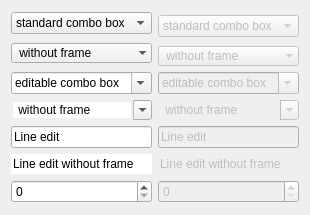
     <widget class="QWidget" name="tab_6">
      <attribute name="title">
       <string>Combos/Spins/Inputs</string>
      </attribute>
      <layout class="QGridLayout" name="gridLayout_9">
       <item row="0" column="1">
        <spacer name="verticalSpacer_10">
         <property name="orientation">
          <enum>Qt::Vertical</enum>
         </property>
         <property name="sizeHint" stdset="0">
          <size>
           <width>20</width>
           <height>0</height>
          </size>
         </property>
        </spacer>
       </item>
       <item row="1" column="0">
        <spacer name="horizontalSpacer_8">
         <property name="orientation">
          <enum>Qt::Horizontal</enum>
         </property>
         <property name="sizeHint" stdset="0">
          <size>
           <width>0</width>
           <height>20</height>
          </size>
         </property>
        </spacer>
       </item>
       <item row="1" column="1">
        <layout class="QGridLayout" name="gridLayout_8">
         <item row="0" column="0">
          <widget class="QComboBox" name="comboBox">
           <item>
            <property name="text">
             <string>standard combo box</string>
            </property>
            <property name="icon">
             <iconset resource="ThemePreviewUIResources.qrc">
              <normaloff>:/Icons/icon1.png</normaloff>:/Icons/icon1.png</iconset>
            </property>
           </item>
           <item>
            <property name="text">
             <string>New Item</string>
            </property>
           </item>
           <item>
            <property name="text">
             <string>New Item</string>
            </property>
           </item>
           <item>
            <property name="text">
             <string>New Item</string>
            </property>
           </item>
           <item>
            <property name="text">
             <string>New Item</string>
            </property>
           </item>
          </widget>
         </item>
         <item row="0" column="1" rowspan="2">
          <widget class="QComboBox" name="comboBox_7">
           <property name="enabled">
            <bool>false</bool>
           </property>
           <item>
            <property name="text">
             <string>standard combo box</string>
            </property>
            <property name="icon">
             <iconset resource="ThemePreviewUIResources.qrc">
              <normaloff>:/Icons/icon1.png</normaloff>:/Icons/icon1.png</iconset>
            </property>
           </item>
           <item>
            <property name="text">
             <string>New Item</string>
            </property>
           </item>
           <item>
            <property name="text">
             <string>New Item</string>
            </property>
           </item>
           <item>
            <property name="text">
             <string>New Item</string>
            </property>
           </item>
           <item>
            <property name="text">
             <string>New Item</string>
            </property>
           </item>
          </widget>
         </item>
         <item row="1" column="0" rowspan="2">
          <widget class="QComboBox" name="comboBox_3">
           <property name="frame">
            <bool>false</bool>
           </property>
           <item>
            <property name="text">
             <string> without frame</string>
            </property>
            <property name="icon">
             <iconset resource="ThemePreviewUIResources.qrc">
              <normaloff>:/Icons/icon1.png</normaloff>:/Icons/icon1.png</iconset>
            </property>
           </item>
           <item>
            <property name="text">
             <string>New Item</string>
            </property>
           </item>
           <item>
            <property name="text">
             <string>New Item</string>
            </property>
           </item>
           <item>
            <property name="text">
             <string>New Item</string>
            </property>
           </item>
           <item>
            <property name="text">
             <string>New Item</string>
            </property>
           </item>
          </widget>
         </item>
         <item row="2" column="1">
          <widget class="QComboBox" name="comboBox_8">
           <property name="enabled">
            <bool>false</bool>
           </property>
           <property name="frame">
            <bool>false</bool>
           </property>
           <item>
            <property name="text">
             <string> without frame</string>
            </property>
            <property name="icon">
             <iconset resource="ThemePreviewUIResources.qrc">
              <normaloff>:/Icons/icon1.png</normaloff>:/Icons/icon1.png</iconset>
            </property>
           </item>
           <item>
            <property name="text">
             <string>New Item</string>
            </property>
           </item>
           <item>
            <property name="text">
             <string>New Item</string>
            </property>
           </item>
           <item>
            <property name="text">
             <string>New Item</string>
            </property>
           </item>
           <item>
            <property name="text">
             <string>New Item</string>
            </property>
           </item>
          </widget>
         </item>
         <item row="3" column="0">
          <widget class="QComboBox" name="comboBox_2">
           <property name="editable">
            <bool>true</bool>
           </property>
           <item>
            <property name="text">
             <string>editable combo box</string>
            </property>
            <property name="icon">
             <iconset resource="ThemePreviewUIResources.qrc">
              <normaloff>:/Icons/icon1.png</normaloff>:/Icons/icon1.png</iconset>
            </property>
           </item>
           <item>
            <property name="text">
             <string>New Item</string>
            </property>
           </item>
           <item>
            <property name="text">
             <string>New Item</string>
            </property>
           </item>
           <item>
            <property name="text">
             <string>New Item</string>
            </property>
           </item>
           <item>
            <property name="text">
             <string>New Item</string>
            </property>
           </item>
          </widget>
         </item>
         <item row="3" column="1">
          <widget class="QComboBox" name="comboBox_5">
           <property name="enabled">
            <bool>false</bool>
           </property>
           <property name="editable">
            <bool>true</bool>
           </property>
           <item>
            <property name="text">
             <string>editable combo box</string>
            </property>
            <property name="icon">
             <iconset resource="ThemePreviewUIResources.qrc">
              <normaloff>:/Icons/icon1.png</normaloff>:/Icons/icon1.png</iconset>
            </property>
           </item>
           <item>
            <property name="text">
             <string>New Item</string>
            </property>
           </item>
           <item>
            <property name="text">
             <string>New Item</string>
            </property>
           </item>
           <item>
            <property name="text">
             <string>New Item</string>
            </property>
           </item>
           <item>
            <property name="text">
             <string>New Item</string>
            </property>
           </item>
          </widget>
         </item>
         <item row="4" column="0">
          <widget class="QComboBox" name="comboBox_4">
           <property name="editable">
            <bool>true</bool>
           </property>
           <property name="frame">
            <bool>false</bool>
           </property>
           <item>
            <property name="text">
             <string> without frame</string>
            </property>
            <property name="icon">
             <iconset resource="ThemePreviewUIResources.qrc">
              <normaloff>:/Icons/icon1.png</normaloff>:/Icons/icon1.png</iconset>
            </property>
           </item>
           <item>
            <property name="text">
             <string>New Item</string>
            </property>
           </item>
           <item>
            <property name="text">
             <string>New Item</string>
            </property>
           </item>
           <item>
            <property name="text">
             <string>New Item</string>
            </property>
           </item>
           <item>
            <property name="text">
             <string>New Item</string>
            </property>
           </item>
          </widget>
         </item>
         <item row="4" column="1">
          <widget class="QComboBox" name="comboBox_6">
           <property name="enabled">
            <bool>false</bool>
           </property>
           <property name="editable">
            <bool>true</bool>
           </property>
           <property name="frame">
            <bool>false</bool>
           </property>
           <item>
            <property name="text">
             <string> without frame</string>
            </property>
            <property name="icon">
             <iconset resource="ThemePreviewUIResources.qrc">
              <normaloff>:/Icons/icon1.png</normaloff>:/Icons/icon1.png</iconset>
            </property>
           </item>
           <item>
            <property name="text">
             <string>New Item</string>
            </property>
           </item>
           <item>
            <property name="text">
             <string>New Item</string>
            </property>
           </item>
           <item>
            <property name="text">
             <string>New Item</string>
            </property>
           </item>
           <item>
            <property name="text">
             <string>New Item</string>
            </property>
           </item>
          </widget>
         </item>
         <item row="5" column="0">
          <widget class="QLineEdit" name="lineEdit">
           <property name="text">
            <string>Line edit</string>
           </property>
           <property name="frame">
            <bool>true</bool>
           </property>
          </widget>
         </item>
         <item row="5" column="1">
          <widget class="QLineEdit" name="lineEdit_3">
           <property name="enabled">
            <bool>false</bool>
           </property>
           <property name="text">
            <string>Line edit</string>
           </property>
           <property name="frame">
            <bool>true</bool>
           </property>
          </widget>
         </item>
         <item row="6" column="0">
          <widget class="QLineEdit" name="lineEdit_2">
           <property name="text">
            <string>Line edit without frame</string>
           </property>
           <property name="frame">
            <bool>false</bool>
           </property>
          </widget>
         </item>
         <item row="6" column="1">
          <widget class="QLineEdit" name="lineEdit_4">
           <property name="enabled">
            <bool>false</bool>
           </property>
           <property name="text">
            <string>Line edit without frame</string>
           </property>
           <property name="frame">
            <bool>false</bool>
           </property>
          </widget>
         </item>
         <item row="7" column="0">
          <widget class="QSpinBox" name="spinBox"/>
         </item>
         <item row="7" column="1">
          <widget class="QSpinBox" name="spinBox_2">
           <property name="enabled">
            <bool>false</bool>
           </property>
          </widget>
         </item>
        </layout>
       </item>
       <item row="1" column="2">
        <spacer name="horizontalSpacer_7">
         <property name="orientation">
          <enum>Qt::Horizontal</enum>
         </property>
         <property name="sizeHint" stdset="0">
          <size>
           <width>0</width>
           <height>20</height>
          </size>
         </property>
        </spacer>
       </item>
       <item row="2" column="1">
        <spacer name="verticalSpacer_9">
         <property name="orientation">
          <enum>Qt::Vertical</enum>
         </property>
         <property name="sizeHint" stdset="0">
          <size>
           <width>20</width>
           <height>0</height>
          </size>
         </property>
        </spacer>
       </item>
      </layout>
     </widget>
